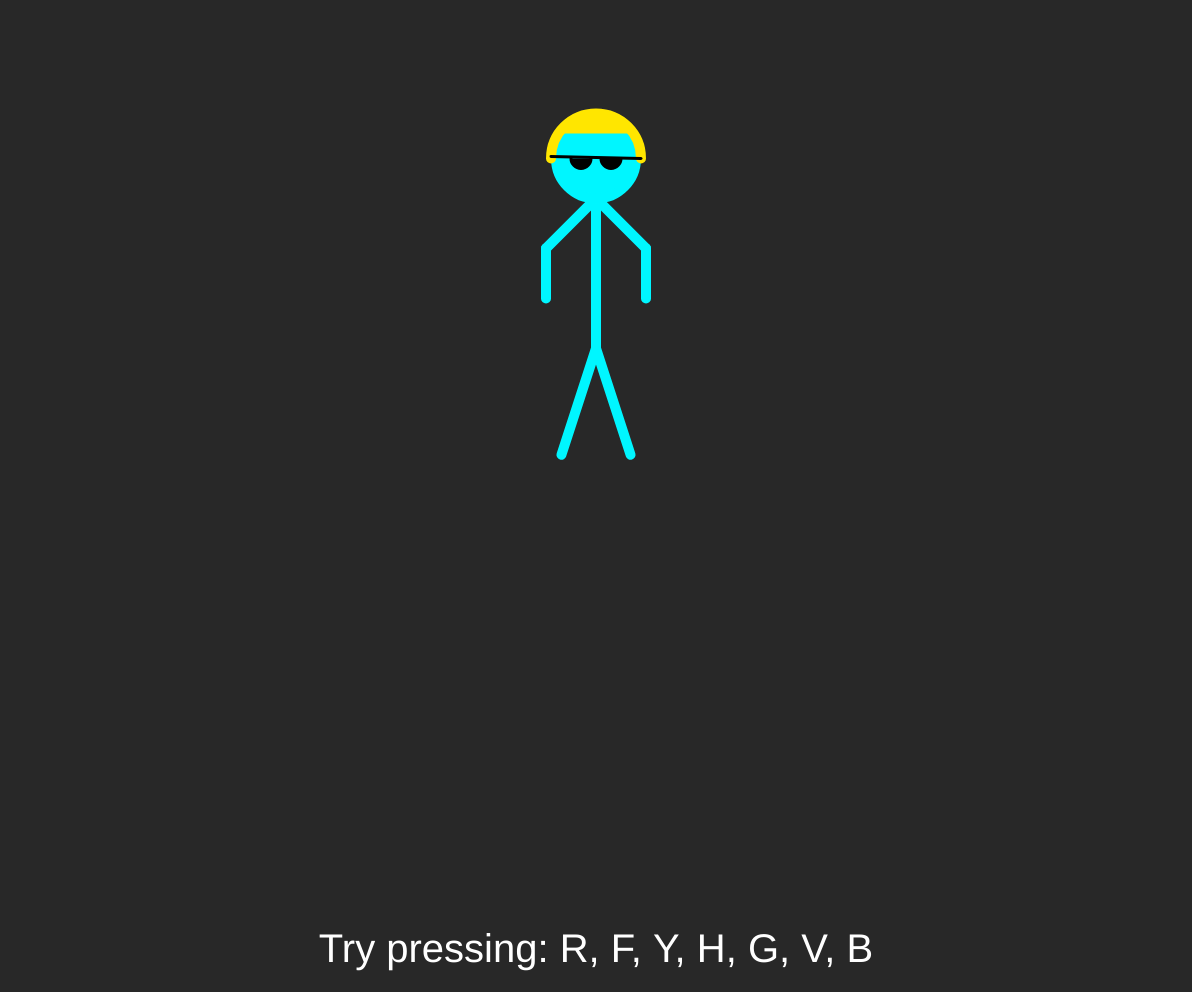
Frame 1 (no input)
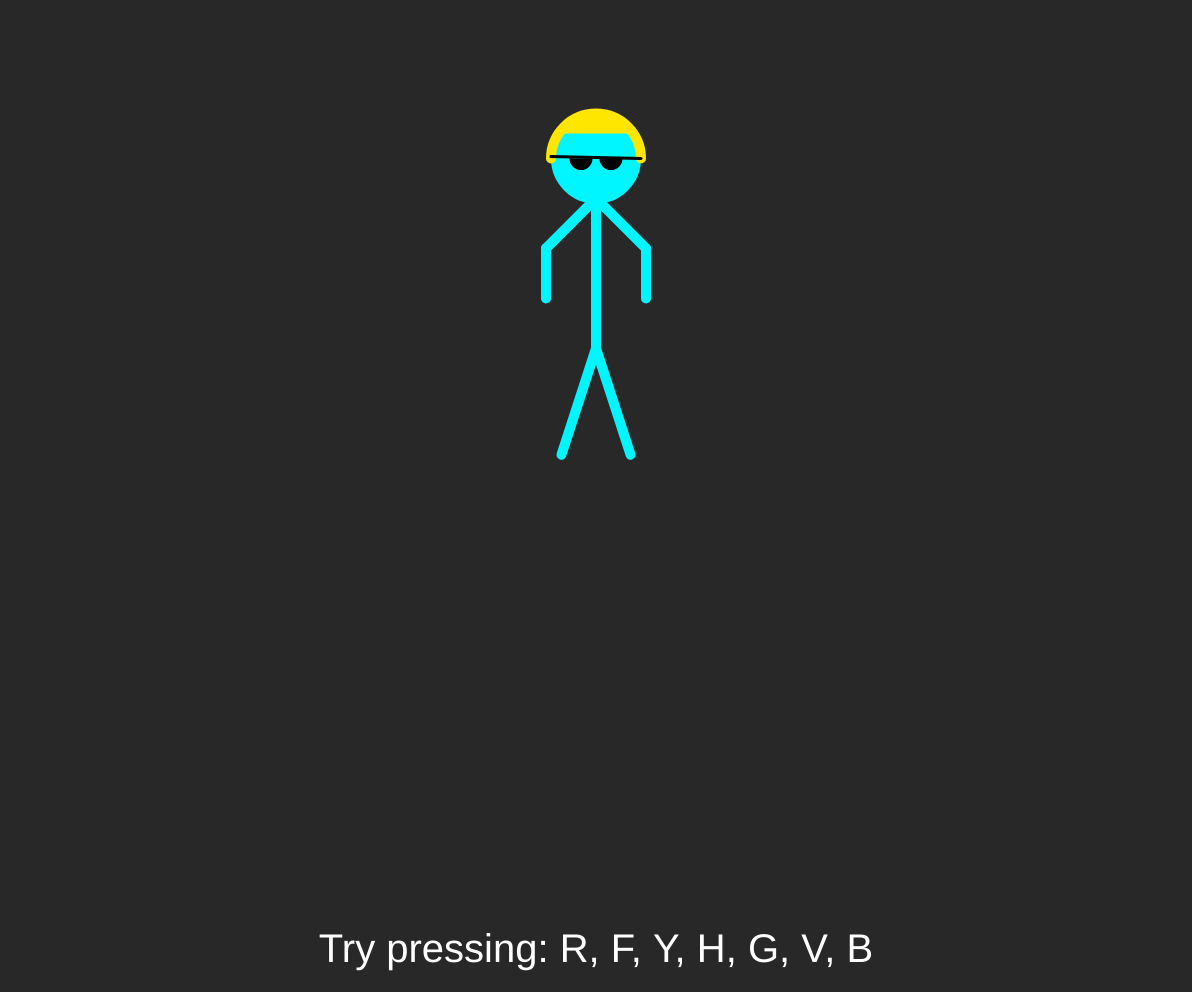
Frame 60 (no input)
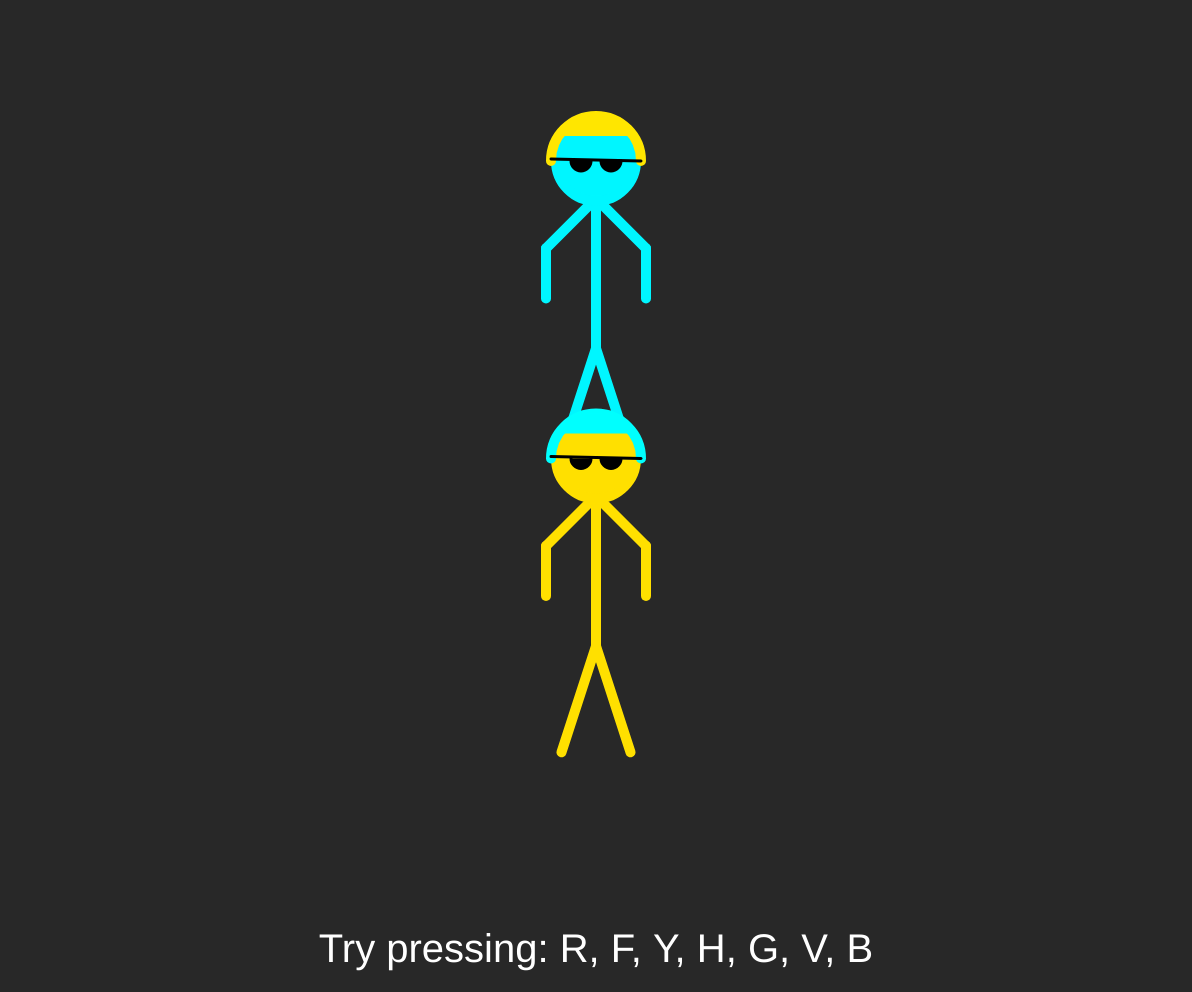
Frame 120 (the mouse pressed at the canvas centre since frame 60)

The p5.js sketch that drew these frames (run headless with seeded random() and noise() and a simulated clock; from frame 60 on, the mouse is pressed at the canvas centre):

// p5.js sketch
// ── sketch.js
let person;
let joints;
let limbs, aLimbs;
let keyMappings;
let people = [];
let movementSpeed = 3;

function setup() {
  createCanvas(window.innerWidth-8, 
               window.innerHeight-8);
  
  joints = {
    'neck': new Joint(0, 0),
    'lElbow': new Joint(-50, 50),
    'rElbow': new Joint(50, 50),
    'lHand': new Joint(-50, 100),
    'rHand': new Joint(50, 100),
    'waist': new Joint(0, 150),
    'lFoot': new Joint(-50, 250),
    'rFoot': new Joint(50, 250)
  };
  
  let lFArm = new Limb(joints.lElbow, joints.lHand, 
                       PI/2, true);
  let rFArm = new Limb(joints.rElbow, joints.rHand, 
                       PI/2, false);
  let lArm = new Limb(joints.neck, joints.lElbow, 
                      3*PI/4, true,
                      [lFArm]);
  let rArm = new Limb(joints.neck, joints.rElbow, 
                      PI/4, false
                      [rFArm]);
  let lLeg = new Limb(joints.waist, joints.lFoot, 
                      3*PI/5, true);
  let rLeg = new Limb(joints.waist, joints.rFoot, 
                      2*PI/5, false);
  let torso = new Limb(joints.neck, joints.waist, 
                       PI/2, true
                       [lLeg, rLeg]);
  limbs = {
     'lArm': lArm, 
     'rArm': rArm, 
     'lFArm': lFArm,
     'rFArm': rFArm,
     'torso': torso, 
     'lLeg': lLeg, 
     'rLeg': rLeg};
  aLimbs = [lArm, rArm, lFArm, rFArm, torso, lLeg, rLeg];
  
  makePerson(aLimbs, width/2, height/5);
  
  keyMappings = {
    'R': lArm,
    'Y': rArm,
    'F': lFArm,
    'H': rFArm,
    'G': torso,
    'V': lLeg,
    'B': rLeg
  };
}

function draw() {
  colorMode(RGB);
  background(40);
  
  for (let p of people) {
    p.update();
    p.draw();
  }
  
  noStroke();
  fill(150);
  textSize(40);
  textAlign(CENTER);
  text("Try pressing: R, F, Y, H, G, V, B", 
       width/2, height - 30);
}

function makePerson(limbs, x, y) {
  person = new Person(limbs, x, y);
  
  people.push(person);
  people.sort((a, b) => {
    return a.y > b.y;
  });
}

function mousePressed() {
  makePerson(aLimbs, mouseX, mouseY);
}

function keyPressed() {
  let key = String.fromCharCode(keyCode)
  if (keyMappings.hasOwnProperty(key)) {
    keyMappings[key].activate();
  }
}

function keyReleased() {
  let key = String.fromCharCode(keyCode)
  if (keyMappings.hasOwnProperty(key)) {
    keyMappings[key].deactivate();
  }
}

class Person {
  constructor(limbs, x, y) {
    this.limbs = limbs;
    this.x = x;
    this.y = y;
    this.hue = random(255);
  }
  
  update() {
    for (let l of this.limbs) {
      l.update();
    }
  }
  
  draw() {
    colorMode(HSB);
    stroke(0);
    strokeWeight(5);
    for (let l of this.limbs) {
      l.draw(this.x, this.y, this.hue);
    }
    
    fill(this.hue, 255, 255);
    let bob = sin(frameCount/10);
    bob = map(pow(bob, 4), 0, 1, 0, 30);
    translate(0, bob);
    ellipse(this.x, this.y-40, 80, 80);
    let hairColour = (this.hue+127)%255;
    stroke(hairColour, 255, 255);
    arc(this.x, this.y-40, 90, 90, PI, TWO_PI);
    fill(hairColour, 255, 255);
    arc(this.x, this.y-70, 60, 20, PI, TWO_PI, CHORD);
    noStroke();
    fill(0);
    stroke(0);
    strokeWeight(3);
    line(this.x-45, this.y-42, this.x+45, this.y-40);
    arc(this.x-15, this.y-40, 20, 20, 0, PI);
    arc(this.x+15, this.y-40, 20, 20, 0, PI);
    translate(0, -bob);
  }
}

class Limb {
  constructor(start, end, angle, swayDir, children) {
    this.start = start;
    this.end = end;
    let dx = end.x - start.x;
    let dy = end.y - start.y;
    this.length = sqrt((dx*dx) + (dy*dy));
    
    this.defAngle = angle;
    this.angle = this.defAngle;
    this.targetAngle = this.defAngle;
    
    this.swayDir = swayDir;
    
    if (children) this.children = children;
  }
  
  update() {
    let diff = this.targetAngle - this.angle;
    diff /= movementSpeed;
    let newAngle = this.angle + diff;
    this.setAngle(newAngle);
  }
  
  draw(xoff, yoff, hue) {
    stroke(hue, 255, 255);
    strokeWeight(10);
    line(this.start.x + xoff, this.start.y + yoff,
         this.end.x + xoff, this.end.y + yoff);
  }
  
  rotate(angle) {
    this.targetAngle += angle;
    if (this.children) {
      for (let c of this.children) {
        c.rotate(angle);
      }
    }
  }
  
  setAngle(angle) {
    this.angle = angle;
    this.end.x = this.start.x + cos(angle) * this.length;
    this.end.y = this.start.y + sin(angle) * this.length;
  }
  
  activate() {    
    let neg = this.swayDir ? 1 : -1;
    this.rotate(PI/6 * neg);
  }
  
  deactivate() {
    let neg = this.swayDir ? 1 : -1;
    this.rotate(-PI/6 * neg);
  }
}

class Joint {
  constructor(x, y) {
    this.x = x;
    this.y = y;
  }
  
  draw() {
    stroke(0, 255, 0);
    point(this.x, this.y);
  }
}
